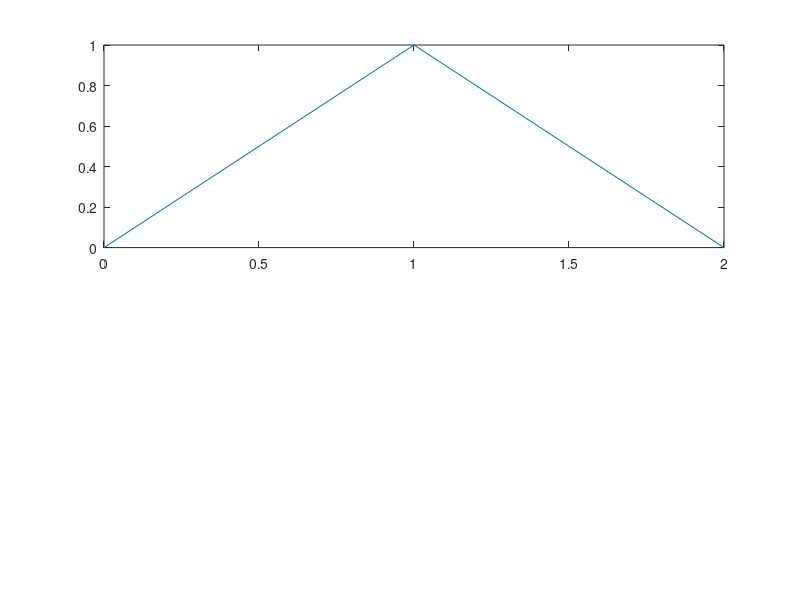

MATLAB code for this plot: (Note: this script raises an error after producing the figure.)
f = figure(49);
top_axes = subplot(211);
curve = plot([0, 1, 2], [0, 1, 0]);
default_x = xticks();
default_y = yticks();
manual_x = xticks([0, 1, 2]);
manual_y = yticks([0, 0.5, 1]);
empty_x = xticks([]);
hidden_x = xticks();

bottom_axes = subplot(212);
surface = surf([0, 1, 0; 1, 2, 1; 0, 1, 0]);
view([45, 20]);
default_z = zticks();
manual_z = zticks([-2, 0, 2]);
query_z = zticks();
target_top_x = xticks(top_axes);
xticks(top_axes, [0, 2]);
target_top_x_after_set = xticks(top_axes);
target_top_y = yticks(top_axes);
yticks(top_axes, [0, 1]);
target_top_y_after_set = yticks(top_axes);
target_bottom_z = zticks(bottom_axes);
zticks(bottom_axes, [-1, 1]);
target_bottom_z_after_set = zticks(bottom_axes);
current = gcf();
